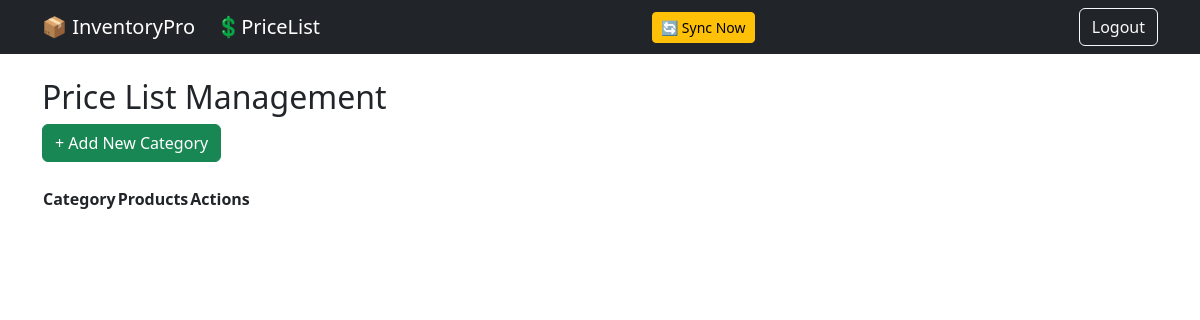
The page /pricelist/manage/ (signed in) on the database as committed earlier.
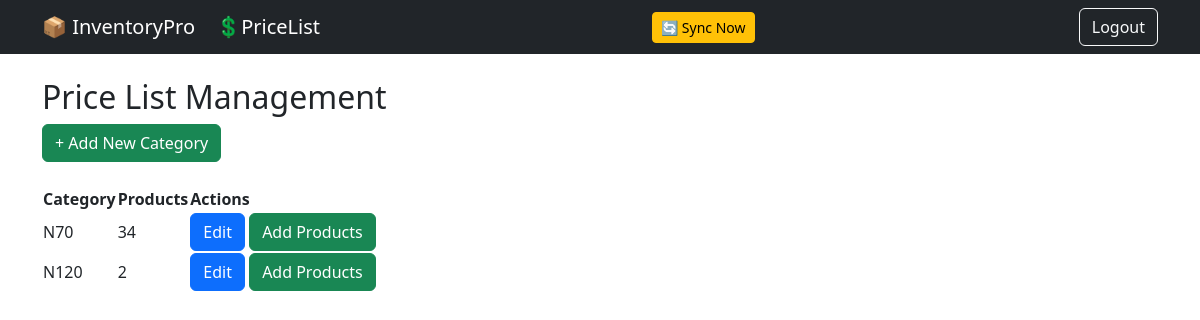
The same page on the database as committed later.
### pricelist/models.py (models this page shows, shortened)
class PricePage(models.Model):
    name = models.CharField(max_length=100)
    slug = models.SlugField(unique=True)
    display_order = models.PositiveIntegerField(default=0)
    class Meta:
        ordering = ['display_order']

### pricelist/views.py (the view)
@staff_member_required
def price_manage(request):
    pages = PricePage.objects.prefetch_related(
        'items'
    ).all()
    return render(
        request,
        'pricelist/manage_categories.html',
        {
            'pages': pages
        }
    )

### pricelist/templates/pricelist/manage_categories.html
{% extends "base.html" %}
{% block content %}
<div class="price-container">
<h2 class="price-title">
    Price List Management
</h2>
<a href="{% url 'admin:pricelist_pricepage_add' %}"
class="btn btn-success">
+ Add New Category
</a>
<br><br>
<table class="category-table">
<tr>
    <th>Category</th>
    <th>Products</th>
    <th>Actions</th>
</tr>
{% for page in pages %}
<tr>
<td>
{{ page.name }}
</td>
<td>
{{ page.items.count }}
</td>
<td>
<a href="{% url 'admin:pricelist_pricepage_change' page.id %}"
class="btn btn-primary">
Edit
</a>
<a href="{% url 'add_products' page.id %}"
class="btn btn-success">
Add Products
</a>
</td>
</tr>
{% endfor %}
</table>
</div>
{% endblock %}

### templates/base.html (shortened to what this page needs)
<!DOCTYPE html>
<html lang="en">
<head>
    <link href="https://cdn.jsdelivr.net/npm/bootstrap@5.3.3/dist/css/bootstrap.min.css"
          rel="stylesheet">
</head>
<body>
<nav class="navbar navbar-dark bg-dark">
    <div class="container">
    <div class="navbar-left">
        <a class="navbar-brand" href="{% url 'dashboard' %}">
            📦 InventoryPro
        </a>
        <a class="navbar-brand" href="{% url 'price_categories' %}">
            💲PriceList
        </a>
    </div>
        {% if request.user.is_staff %}
        <a href="{% url 'manual_sync' %}"
           class="btn btn-warning btn-sm me-2"
           onclick="return confirm('Synchronize InventoryPro with the latest Google Sheet?');">
            🔄 Sync Now
        </a>
        {% endif %}
        {% if user.is_authenticated %}
        <a class="btn btn-outline-light navbar-right" href="/accounts/logout/">Logout</a>
        {% endif %}
        </div>
</nav>
<div class="container mt-4">
    {% block content %}
    {% endblock %}
</div>
{% load static %}
</body>
</html>

Rows that differ between the two databases and show on the page:
added PricePage: name "N70", items.count "34"
added PricePage: name "N120", items.count "2"
